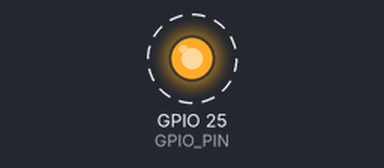
Bench run of a program on a simulated Raspberry Pi (BCM pin numbers). Parts: output pins drawn as LEDs (lit = HIGH). Dashed ring = blinking. What the program prints to the terminal is not drawn.

Above: at 0.5 s.
Timing chart, 0 to 4.6 s (numbered marks = the images above):
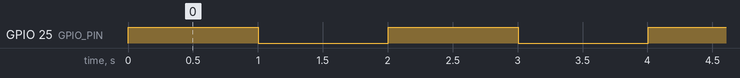

The program:

gpio_test.py
```python
import time
import lgpio

# =============================
# CONFIG
# =============================
GPIO_PIN = 25 #27       # Change this to any BCM pin
TOGGLE_DELAY = 1.0  # seconds

# LEDS -> 6, 17, 18, 24, 27

# =============================
# INIT
# =============================
h = lgpio.gpiochip_open(0)
lgpio.gpio_claim_output(h, GPIO_PIN, 0)


print(f"Toggling GPIO {GPIO_PIN}... (Ctrl+C to stop)")

try:
    state = 0

    # while(1):
    #     lgpio.gpio_write(h, GPIO_PIN, 1)


    while True:
        state ^= 1  # toggle 0 <-> 1

        lgpio.gpio_write(h, GPIO_PIN, state)

        print(f"GPIO {GPIO_PIN} -> {'HIGH' if state else 'LOW'}")

        time.sleep(TOGGLE_DELAY)

except KeyboardInterrupt:
    print("\nStopped")

finally:
    lgpio.gpio_write(h, GPIO_PIN, 0)  # safe LOW
    lgpio.gpiochip_close(h)
```

Measured:
- by itself, GPIO 25 (GPIO_PIN): alternates HIGH for 1.0 s and LOW for 1.0 s
